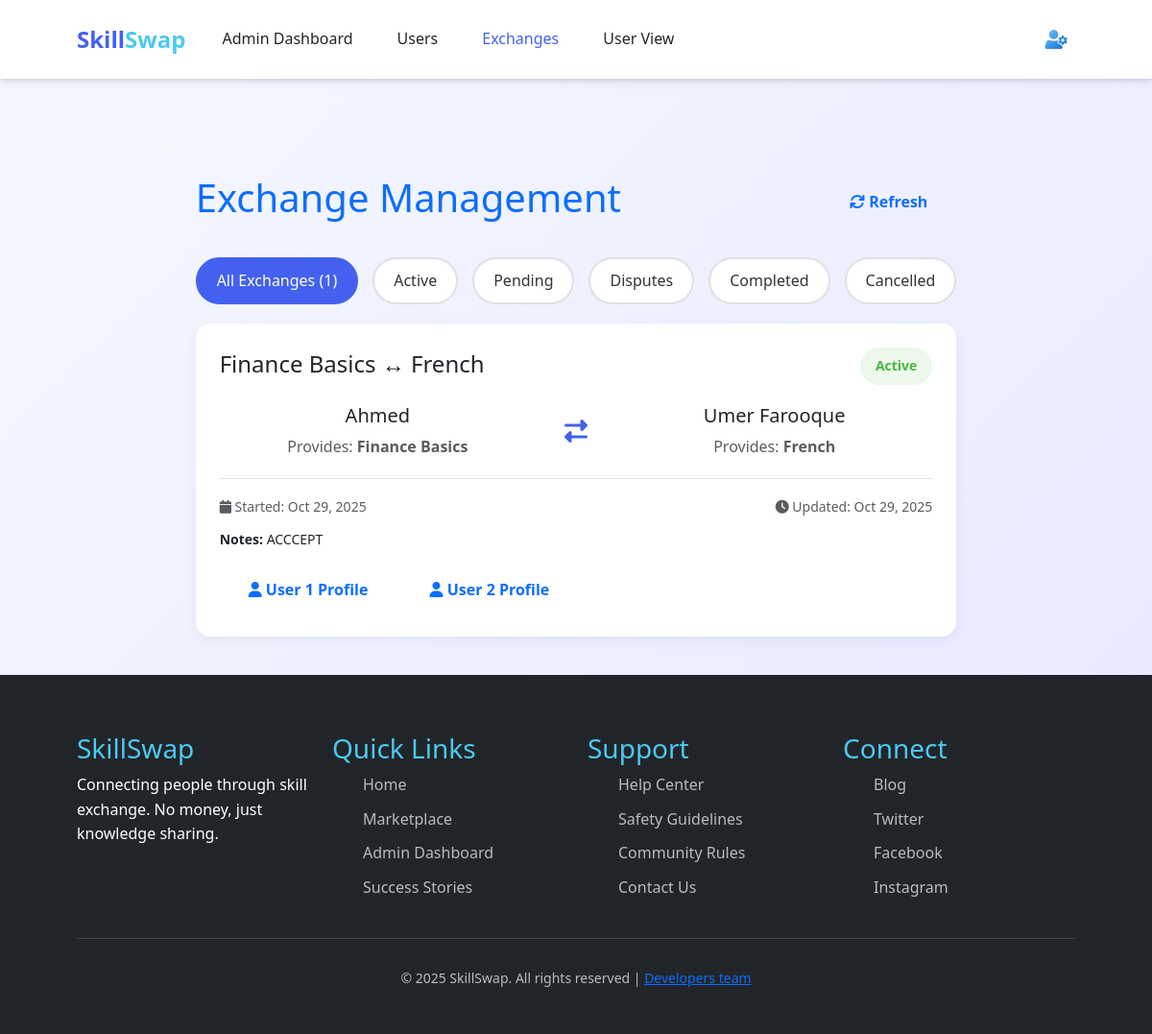
The page /admin-exchanges/ (signed in) on the database as committed earlier.
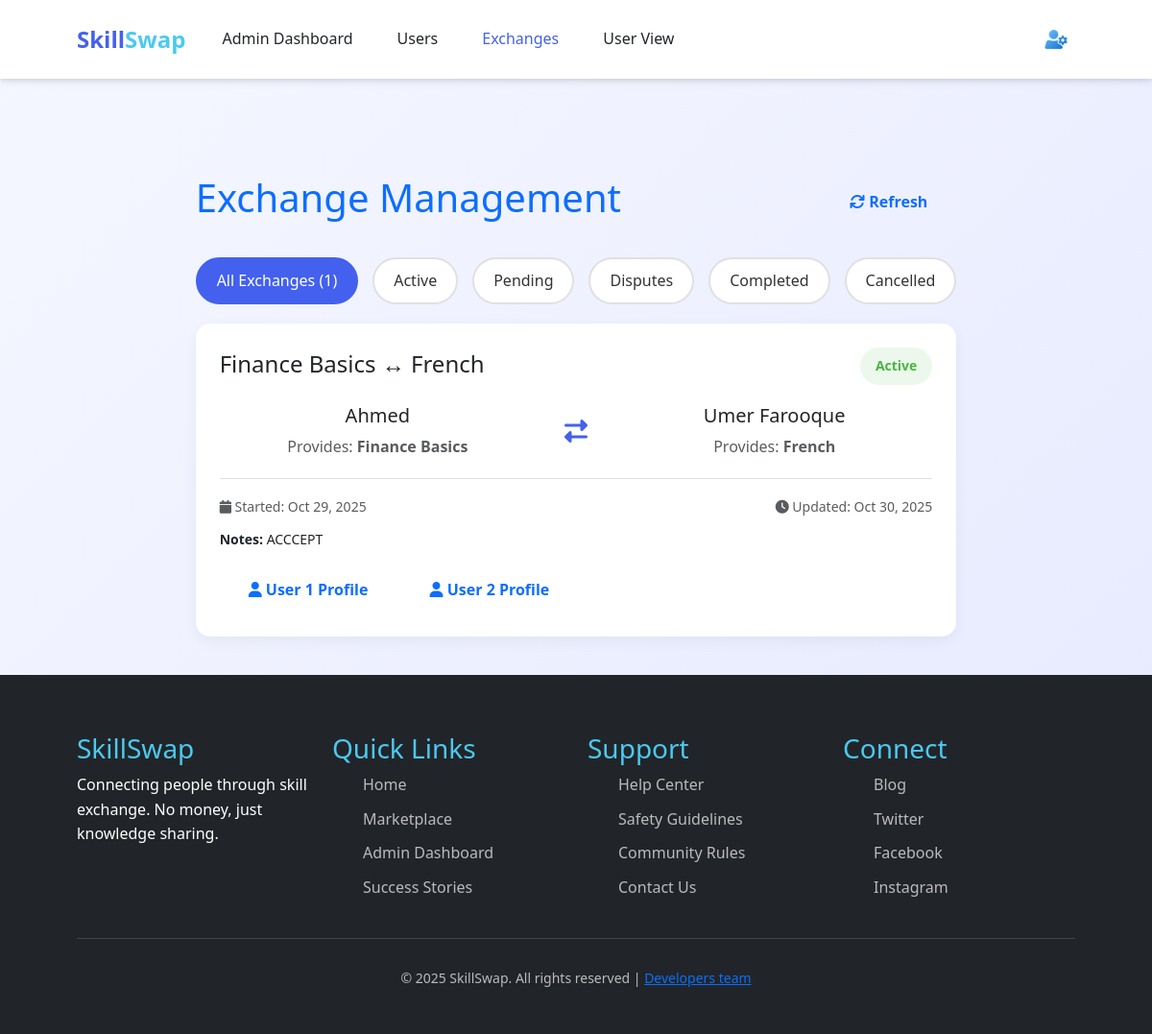
The same page on the database as committed later.
### main/models.py (models this page shows, shortened)
class Exchange(models.Model):
    STATUS_CHOICES = [
        ("pending", "Pending"),
        ("active", "Active"),
        ("completed", "Completed"),
        ("dispute", "Dispute"),
        ("cancelled", "Cancelled"),
    ]
    user1 = models.ForeignKey(
        settings.AUTH_USER_MODEL,
        on_delete=models.CASCADE,
        related_name="exchanges_as_user1",
    )
    user2 = models.ForeignKey(
        settings.AUTH_USER_MODEL,
        on_delete=models.CASCADE,
        related_name="exchanges_as_user2",
    )
    skill1 = models.ForeignKey(
        Skill, on_delete=models.SET_NULL, null=True, related_name="offered_exchanges"
    )
    skill2 = models.ForeignKey(
        Skill, on_delete=models.SET_NULL, null=True, related_name="received_exchanges"
    )
    status = models.CharField(max_length=20, choices=STATUS_CHOICES, default="pending")
    start_date = models.DateTimeField(auto_now_add=True)
    end_date = models.DateTimeField(null=True, blank=True)
    notes = models.TextField(blank=True)
    last_updated = models.DateTimeField(auto_now=True)
    user1_completed = models.BooleanField(default=False, help_text="User1 marked their part as complete")
    user2_completed = models.BooleanField(default=False, help_text="User2 marked their part as complete")
    user1_completed_date = models.DateTimeField(null=True, blank=True)
    user2_completed_date = models.DateTimeField(null=True, blank=True)
    admin_approved = models.BooleanField(default=False, help_text="Admin verified both users completed the exchange")
    admin_approved_date = models.DateTimeField(null=True, blank=True)
    admin_notes = models.TextField(blank=True, help_text="Admin notes about this exchange")
    class Meta:
        ordering = ["-start_date"]
        verbose_name = "Exchange"
        verbose_name_plural = "Exchanges"
        indexes = [
            models.Index(fields=["status"]),
            models.Index(fields=["user1", "status"]),
            models.Index(fields=["user2", "status"]),
            models.Index(fields=["-start_date"]),
        ]

class Skill(models.Model):
    name = models.CharField(max_length=100, unique=True)
    category = models.ForeignKey(
        Category,
        on_delete=models.SET_NULL,
        null=True,
        blank=True,
        related_name="skills",
    )
    def __str__(self):
        return self.name

class UserProfile(models.Model):
    user = models.OneToOneField(User, on_delete=models.CASCADE)
    full_name = models.CharField(max_length=150)
    bio = models.TextField()
    location = models.CharField(max_length=100)
    certifications = models.FileField(
        upload_to="certifications/", blank=True, null=True
    )
    created_at = models.DateTimeField(auto_now_add=True)

### main/views.py (the view)
# urls.py: path('admin-exchanges/', views.admin_exchanges, name='admin_exchanges'),
@staff_member_required
def admin_exchanges(request):
    status_filter = request.GET.get("status", "all")
    exchanges = Exchange.objects.all().select_related(
        "user1", "user2", "user1__userprofile", "user2__userprofile", "skill1", "skill2"
    )
    if status_filter and status_filter != "all":
        exchanges = exchanges.filter(status=status_filter)
    exchanges = exchanges.order_by("-start_date")
    context = {
        "exchanges": exchanges,
        "status_filter": status_filter,
    }
    return render(request, "admin_exchanges.html", context)

### main/templates/admin_exchanges.html (shortened to what this page needs)
{% load static %}
<!DOCTYPE html>
<html lang="en">
<head>
    <link rel="stylesheet" href="https://cdn.jsdelivr.net/npm/bootstrap@5.3.0/dist/css/bootstrap.min.css">
    <link rel="stylesheet" href="https://cdnjs.cloudflare.com/ajax/libs/font-awesome/6.4.0/css/all.min.css">
    <link rel="stylesheet" href="{% static 'css/style.css' %}">
</head>
<body>
    <header>
        <nav class="navbar navbar-expand-lg navbar-light bg-white shadow-sm">
            <div class="container">
                <a class="logo" href="{% url 'index' %}">Skill<span>Swap</span></a>
                <div class="collapse navbar-collapse" id="navbarNav">
                    <ul class="navbar-nav me-auto nav-links">
                        <li class="nav-item"><a class="nav-link" href="{% url 'admin_dashboard' %}">Admin Dashboard</a></li>
                        <li class="nav-item"><a class="nav-link" href="{% url 'admin_users' %}">Users</a></li>
                        <li class="nav-item"><a class="nav-link active" href="{% url 'admin_exchanges' %}">Exchanges</a></li>
                        <li class="nav-item"><a class="nav-link" href="{% url 'index' %}">User View</a></li>
                    </ul>
                    <div class="user-menu">
                        <div class="dropdown">
                            <a href="#" class="d-flex align-items-center text-decoration-none dropdown-toggle"
                                id="userDropdown" data-bs-toggle="dropdown" aria-expanded="false">
                                <div class="rounded-circle  text-white d-flex justify-content-center align-items-center"
                                    style="width:40px; height:40px; font-weight:600;">
                                    <img src="{% static 'admin.png' %}" style="width: 24px;">
                                </div>
                            </a>
                        </div>
                    </div>
                </div>
            </div>
        </nav>
    </header>
    <div class="admin-container">
        <div class="admin-header">
            <h1 class="text-primary">Exchange Management</h1>
            <div class="admin-actions">
                <button class="btn btn-outline-primary" onclick="location.reload()">
                    <i class="fas fa-sync"></i> Refresh
                </button>
            </div>
        </div>
        <div class="exchange-filters">
            <a href="?status=all" class="filter-btn {% if status_filter == 'all' %}active{% endif %}">
                All Exchanges ({{ exchanges.count }})
            </a>
            <a href="?status=active" class="filter-btn {% if status_filter == 'active' %}active{% endif %}">
                Active
            </a>
            <a href="?status=pending" class="filter-btn {% if status_filter == 'pending' %}active{% endif %}">
                Pending
            </a>
            <a href="?status=dispute" class="filter-btn {% if status_filter == 'dispute' %}active{% endif %}">
                Disputes
            </a>
            <a href="?status=completed" class="filter-btn {% if status_filter == 'completed' %}active{% endif %}">
                Completed
            </a>
            <a href="?status=cancelled" class="filter-btn {% if status_filter == 'cancelled' %}active{% endif %}">
                Cancelled
            </a>
        </div>
        <div class="exchanges-grid">
            {% if exchanges %}
                {% for exchange in exchanges %}
                    <div class="exchange-card">
                        <div class="exchange-header">
                            <div>
                                <h4 class="mb-1">{{ exchange.skill1 }} ↔ {{ exchange.skill2 }}</h4>
                            </div>
                            <span class="exchange-status status-{{ exchange.status }}">
                                {{ exchange.status|title }}
                            </span>
                        </div>
                        <div class="exchange-details">
                            <div class="exchange-party">
                                <h5>{{ exchange.user1.userprofile.full_name }}</h5>
                                <p class="text-muted mb-0">Provides: <strong>{{ exchange.skill1 }}</strong></p>
                            </div>
                            <div class="exchange-arrow">
                                <i class="fas fa-exchange-alt"></i>
                            </div>
                            <div class="exchange-party">
                                <h5>{{ exchange.user2.userprofile.full_name }}</h5>
                                <p class="text-muted mb-0">Provides: <strong>{{ exchange.skill2 }}</strong></p>
                            </div>
                        </div>
                        <div class="exchange-meta mt-3 border-top pt-3">
                            <div class="row">
                                <div class="col-md-6">
                                    <small class="text-muted">
                                        <i class="fas fa-calendar"></i> Started: {{ exchange.start_date|date:"M d, Y" }}
                                    </small>
                                </div>
                                <div class="col-md-6 text-end">
                                    <small class="text-muted">
                                        <i class="fas fa-clock"></i> Updated: {{ exchange.last_updated|date:"M d, Y" }}
                                    </small>
                                </div>
                            </div>
                            {% if exchange.notes %}
                                <div class="mt-2">
                                    <small><strong>Notes:</strong> {{ exchange.notes }}</small>
                                </div>
                            {% endif %}
                        </div>
                        <div class="exchange-actions mt-3">
                            <a href="{% url 'profile' exchange.user1.id %}" class="btn btn-sm btn-outline-primary">
                                <i class="fas fa-user"></i> User 1 Profile
                            </a>
                            <a href="{% url 'profile' exchange.user2.id %}" class="btn btn-sm btn-outline-primary">
                                <i class="fas fa-user"></i> User 2 Profile
                            </a>
                        </div>
                    </div>
                {% endfor %}
            {% else %}
                <div class="text-center py-5 text-muted">
                    <i class="fas fa-exchange-alt fa-3x mb-3" style="opacity: 0.3;"></i>
                    <h3>No exchanges found</h3>
                    <p>No exchanges match the current filter criteria.</p>
                </div>
            {% endif %}
        </div>
    </div>
    <footer>
        <div class="container">
            <div class="row">
                <div class="col-lg-3 col-md-6 mb-4">
                    <h3>SkillSwap</h3>
                    <p>Connecting people through skill exchange. No money, just knowledge sharing.</p>
                </div>
                <div class="col-lg-3 col-md-6 mb-4">
                    <h3>Quick Links</h3>
                    <ul class="footer-links">
                        <li><a href="{% url 'index' %}">Home</a></li>
                        <li><a href="{% url 'marketplace' %}">Marketplace</a></li>
                        <li><a href="{% url 'dashboard' %}">Admin Dashboard</a></li>
                        <li><a href="#">Success Stories</a></li>
                    </ul>
                </div>
                <div class="col-lg-3 col-md-6 mb-4">
                    <h3>Support</h3>
                    <ul class="footer-links">
                        <li><a href="#">Help Center</a></li>
                        <li><a href="#">Safety Guidelines</a></li>
                        <li><a href="#">Community Rules</a></li>
                        <li><a href="#">Contact Us</a></li>
                    </ul>
                </div>
                <div class="col-lg-3 col-md-6 mb-4">
                    <h3>Connect</h3>
                    <ul class="footer-links">
                        <li><a href="#">Blog</a></li>
                        <li><a href="#">Twitter</a></li>
                        <li><a href="#">Facebook</a></li>
                        <li><a href="#">Instagram</a></li>
                    </ul>
                </div>
            </div>
            <div class="copyright text-center">
                <p>&copy; 2025 SkillSwap. All rights reserved | <a class="secondary-link link-underline-opacity-0" href="{% url "devteam" %}">Developers team</a></p>
            </div>
        </div>
    </footer>
</body>
</html>

### main/static/css/style.css (style rules this page uses)
* { margin: 0; padding: 0; box-sizing: border-box; font-family: 'Segoe UI', Tahoma, Geneva, Verdana, sans-serif; }
:root { --primary: #4361ee; --secondary: #3a0ca3; --accent: #4cc9f0; --magic: #b5179e; --light: #f8f9fa; --dark: #212529; --success: #4bb543; --warning: #ff9e00; --error: #e63946; --gray-light: #e1e5ee; --gray-medium: #6c757d; --gray-dark: #495057; }
body { background: linear-gradient(135deg, #f5f7ff 0%, #e6e9ff 100%); color: var(--dark); line-height: 1.6; min-height: 100vh; display: flex; flex-direction: column; }
.container { width: 90%; max-width: 1200px; margin: 0 auto; padding: 0 20px; }
.btn { display: inline-block; padding: 12px 30px; border-radius: 50px; text-decoration: none; font-weight: 600; transition: all 0.3s ease; cursor: pointer; border: none; font-size: 16px; text-align: center; }
header { background: white; box-shadow: 0 2px 10px rgba(0,0,0,0.1); position: sticky; top: 0; z-index: 1000; }
.navbar { display: flex !important; justify-content: space-between !important; align-items: center !important; padding: 20px 0 !important; }
.logo { display: flex; align-items: center; font-size: 24px; font-weight: 700; color: var(--primary); text-decoration: none; }
.logo span { color: var(--accent); }
.nav-links { display: flex; list-style: none; }
.nav-links li { margin-left: 30px; }
.nav-links a { text-decoration: none; color: var(--dark); font-weight: 500; transition: color 0.3s; }
.nav-links a:hover, .nav-links a.active { color: var(--primary); }
.user-menu { display: flex; align-items: center; gap: 15px; }
footer { background: var(--dark); color: white; padding: 60px 0 30px; margin-top: auto; }
.footer-links { list-style: none; }
.footer-links li { margin-bottom: 10px; }
.footer-links a { color: #bbb; text-decoration: none; transition: color 0.3s; }
.copyright { text-align: center; padding-top: 30px; border-top: 1px solid #444; color: #bbb; font-size: 14px; }
.text-center { text-align: center; }
.active { color: #4361ee !important; }
footer>.container>.row>div>h3 { color: #4cc9f0; }

### main/templates/admin_exchanges.html (style rules this page uses)
.admin-container { max-width: 1400px; margin: 100px auto 40px; padding: 0 20px; }
.admin-header { display: flex; justify-content: space-between; align-items: center; margin-bottom: 30px; flex-wrap: wrap; gap: 20px; }
.exchange-filters { display: flex; gap: 15px; margin-bottom: 20px; flex-wrap: wrap; }
.filter-btn { padding: 10px 20px; border: 2px solid #e0e0e0; background: white; border-radius: 25px; cursor: pointer; transition: all 0.3s; text-decoration: none; color: #333; }
.filter-btn.active { background: #4361ee; color: white !important; border-color: #4361ee; }
.exchanges-grid { display: grid; gap: 20px; }
.exchange-card { background: white; border-radius: 15px; padding: 25px; box-shadow: 0 5px 15px rgba(0,0,0,0.05); }
.exchange-header { display: flex; justify-content: space-between; align-items: center; margin-bottom: 20px; flex-wrap: wrap; gap: 15px; }
.exchange-status { padding: 8px 16px; border-radius: 20px; font-size: 14px; font-weight: 600; }
.status-active { background: rgba(75, 181, 67, 0.1); color: #4bb543; }
.exchange-details { display: grid; grid-template-columns: 1fr auto 1fr; gap: 30px; align-items: center; margin-bottom: 20px; }
.exchange-party { text-align: center; }
.exchange-arrow { font-size: 24px; color: #4361ee; }
.dropdown-toggle::after { display: none !important; }

Rows that differ between the two databases and show on the page:
changed Exchange "Active": last_updated "Oct 29, 2025" → "Oct 30, 2025"
